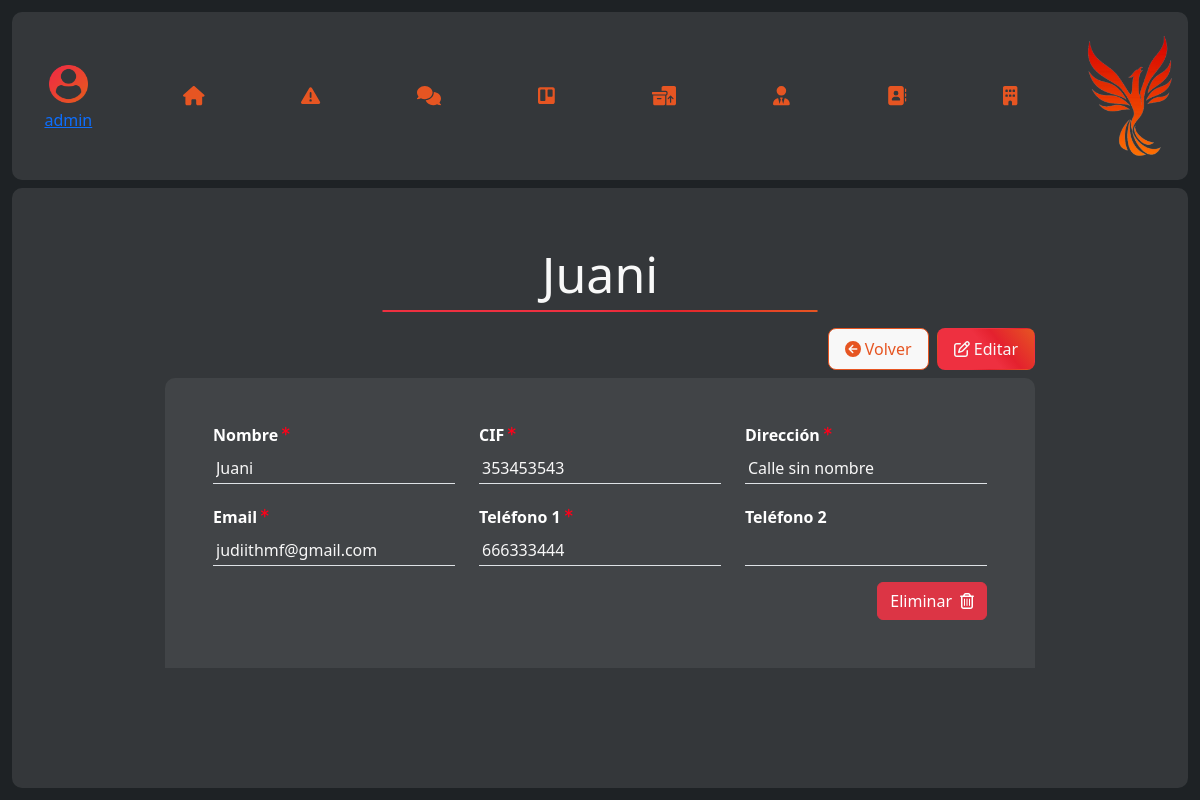
/detailsEnterprise-2/ (signed in), run on the app's committed database.
### administracion/models.py (models this page shows)
class Empresa(models.Model):
    nombre = models.CharField(max_length=100)
    cif_nif = models.CharField(max_length=20)
    direccion = models.CharField(max_length=255)
    email = models.EmailField(max_length=100)
    telefono1 = models.CharField(max_length=20)
    telefono2 = models.CharField(max_length=20, blank=True, null=True)

### administracion/views.py (the view)
# urls.py: path('detailsEnterprise-<int:enterprise_id>/', views.detailsEnterprise, name='detailsEnterprise'),      #Url vista detalles empresa y editarlas
@login_required
def detailsEnterprise(request,enterprise_id=None):
    if enterprise_id :
        enterprise= Empresa.objects.get(pk=enterprise_id)
        print(enterprise.nombre)
        return render(request, 'administracion/detailsEnterprise.html', {'enterprise': enterprise})
    else:
        return render(request, 'administracion/detailsEnterprise.html')

### templates/administracion/detailsEnterprise.html (shortened to what this page needs)
{% extends '../global/cdns.html' %}
{% load static %}
{% block content %}
{% include 'global/submenu.html' %}
<section class="main box d-flex contenedor h-100">
    <div class="mx-auto w-75 my-5 overflow-hidden ">
        <h2 class='tittle p-0' id="titulo" >{% if enterprise.nombre %} {{enterprise.nombre}}{% else %} Nueva empresa {% endif %}</h2>
        <div class="d-flex justify-content-end mt-3">
            <button class="buttonReverse me-2 buttonVolver">
                <i class="fa-solid fa-circle-arrow-left" style="color: #e65522;"></i>
                <a href="/enterprises">Volver</a>
            </button>
            <button class="button" id="buttonEdit">
                <i class="fa-regular fa-pen-to-square" style="color: #f8f8f8;"></i>
                Editar
            </button>
        </div>
        <div class="box formularioCrud p-5 d-flex flex-column overflow-y-auto barScroll" style="height: 90%;" id="formularioCrud">
            <form class="row gy-4">
                <div class="col-lg-4 col-md-6 col-sm-12">
                    <div class="d-flex">
                        <h6 class="fw-bold">Nombre</h6>
                        <i class="fa-solid fa-asterisk ps-1 pt-2" style="color: #ff0019;"></i>
                    </div>
                    <input type="text" id="nombre"  name="nombre" class="border-bottom bg-transparent w-100 required" disabled value="{{enterprise.nombre}}">
                </div>
                <div class="col-lg-4 col-md-6 col-sm-12">
                    <div class="d-flex">
                        <h6 class="fw-bold">CIF</h6>
                        <i class="fa-solid fa-asterisk ps-1 pt-2" style="color: #ff0019;"></i>
                    </div>
                    <input type="text" id="cif_nif" name="cif_nif" class="border-bottom bg-transparent w-100 required" disabled value="{{enterprise.cif_nif}}" pattern="[A-Za-z0-9]{9}" title="El CIF/NIF debe tener 9 caracteres alfanuméricos" required>
                </div>
                <div class="col-lg-4 col-md-6 col-sm-12">
                    <div class="d-flex">
                        <div class="d-flex">
                            <h6 class="fw-bold">Dirección</h6>
                            <i class="fa-solid fa-asterisk ps-1 pt-2" style="color: #ff0019;"></i>
                        </div>
                    </div>
                    <input type="text" id="direccion" name="direccion" class="border-bottom bg-transparent w-100 required" disabled value="{{enterprise.direccion}}" required>
                </div>
                <div class="col-lg-4 col-md-6 col-sm-12">
                    <div class="d-flex">
                        <h6 class="fw-bold">Email</h6>
                        <i class="fa-solid fa-asterisk ps-1 pt-2" style="color: #ff0019;"></i>
                    </div>
                    <input type="text" id="email" name="email" class="border-bottom bg-transparent w-100 required" disabled value="{{enterprise.email}}" required>
                </div>
                <div class="col-lg-4 col-md-6 col-sm-12">
                    <div class="d-flex">
                        <h6 class="fw-bold">Teléfono 1</h6>
                        <i class="fa-solid fa-asterisk ps-1 pt-2" style="color: #ff0019;"></i>
                    </div>
                    <input type="text" id="telefono1" name="telefono1" class="border-bottom bg-transparent w-100 required" disabled value="{{enterprise.telefono1}}" pattern="[0-9]{9}" title="El teléfono sólo puede llevar caracteres numéricos y 9 dígitos" required>
                </div>
                <div class="col-lg-4 col-md-6 col-sm-12">
                    <h6 class="fw-bold">Teléfono 2</h6>
                    <input type="text" id="telefono2" name="telefono2" class="border-bottom bg-transparent w-100" disabled value="{{enterprise.telefono2}}" pattern="[0-9]{9}" title="El teléfono sólo puede llevar caracteres numéricos">
                </div>
            </form>
        {% if enterprise %}
            <div class="d-flex justify-content-end mt-3">
                <button class="btn btn-danger d-flex align-items-center gap-2 " data-bs-toggle="modal" data-bs-target="#exampleModal">
                    Eliminar
                    <i class="fa-regular fa-trash-can" style="color: #ffffff;"></i>
                </button>
            </div>
        {% endif %}
    </div>
</section>
{% endblock content %}

### templates/global/submenu.html
{% load static %}
<section class="menuLateral box d-flex flex-column align-items-center justify-content-between">
    <div>
        <a class="link menuLateral__profile" href="/" >
            <img src="{% static 'assets/img/usuario.png' %}" class="profile__photo" alt="Foto de perfil" />
            <p class="m-0 d-none d-sm-inline">{{user.username}}</p>
        </a>
        <section class="menuLateral__enlaces">
            <ul class="enlaces__lista">
                <li>
                    <a href="/inicio" id="option_inicio">
                        <i class="fa-solid fa-house"></i>
                    </a>
                </li>
                <li>
                    <a href="/incidents" id="option_incidencias">
                        <i class="fa-solid fa-triangle-exclamation"></i>
                    </a>
                </li>
                <li>
                    <a href="/chat" id="option_chat">
                        <i class="fa-solid fa-comments"></i>
                    </a>
                </li>
                <li>
                    <a href="/trello" id="option_trello">
                        <i class="fa-brands fa-trello"></i>
                    </a>
                </li>
                <li>
                    <a href="/inventario" id="option_inventario">
                        <i class="fa-solid fa-boxes-packing"></i>
                    </a>
                </li>
                <li>
                    <a href="/employees" id="option_empleado">
                        <i class="fa-solid fa-user-tie"></i>
                    </a>
                </li>
                <li>
                    <a href="/clients" id="option_cliente">
                        <i class="fa-solid fa-address-book"></i>
                    </a>
                </li>
                <li>
                    <a href="/enterprises" id="option_empresas">
                        <i class="fa-solid fa-building"></i>
                    </a>
                </li>
            </ul>
        </section>
        <section class="menuLateral__logo d-flex d-none d-sm-block align-items-center justify-content-center py-2">
            <img src="{% static 'assets/img/logo.png' %}" alt="logo" />
        </section>
    </div>
</section>

### static/style/main.css (style rules this page uses)
* { margin: 0; padding: 0; box-sizing: border-box; }
body, html { font-family: "Raleway"; background-color: #1E2225; }
.containerPrincipal .menuLateral { width: 4%; min-width: 70px; }
.containerPrincipal .contenedor { display: flex; flex-direction: column; width: 100%; }
.box { background-color: rgba(85, 89, 91, 0.4); border-radius: 10px; padding: 1vh; }
.tittle { font-size: 50px; color: #F8F8F8; text-align: center; position: relative; padding-top: 3vh; animation: aparecerCentro 2.5s ease forwards; }
.tittle::after { content: ""; position: absolute; bottom: -1vh; left: 0; width: 50%; height: 2px; background-image: linear-gradient(51deg, #ee3040 50%, #e4212e 65%, #e65522 100%); transform: translateX(50%); }
.button { background-image: linear-gradient(51deg, #ee3040 50%, #e4212e 65%, #e65522 100%); border-radius: 1vh; color: #F8F8F8; border: 1px solid transparent; padding: 1vh 2vh; margin: 1vh 0px; transition: all 0.1s linear; }
.buttonReverse { background-color: #F8F8F8; border-radius: 1vh; color: #e65522; border: 1px solid #e65522; padding: 1vh 2vh; margin: 1vh 0px; }
@media screen and (max-width: 1200px) { .menuLateral { width: 100% !important; flex-direction: row !important; } }
@media screen and (max-width: 1200px) { .menuLateral > div { width: 100%; display: flex; align-items: center; justify-content: center; } }
@media screen and (max-width: 1200px) { .menuLateral .menuLateral__profile { width: 10% !important; } }
@media screen and (max-width: 1200px) { .menuLateral .menuLateral__profile img { width: 40% !important; } }
@media screen and (max-width: 1200px) { .menuLateral .menuLateral__enlaces { width: 100%; } }
@media screen and (max-width: 1200px) { .menuLateral .menuLateral__enlaces .enlaces__lista { margin: 0; width: 100%; display: flex !important; align-items: center; justify-content: space-between; padding-inline: 50px; } }
@media screen and (max-width: 1200px) { .menuLateral .menuLateral__enlaces .enlaces__lista li { padding-block: 25px; } }
@media screen and (max-width: 1200px) { .menuLateral .menuLateral__logo { width: 10%; } }
.menuLateral .menuLateral__profile { display: flex; align-items: center; justify-content: center; flex-direction: column; }
.menuLateral .menuLateral__profile > img.profile__photo { object-fit: contain; width: 80%; padding: 0.3rem 0; }
.menuLateral .menuLateral__logo img { object-fit: contain; width: 100%; margin-top: 0.5rem; }
.menuLateral .menuLateral__enlaces ul { list-style: none; padding: 0; }
.menuLateral .menuLateral__enlaces ul li { text-align: center; padding: 30% 0; }
.menuLateral .menuLateral__enlaces ul a { font-size: larger; border-radius: 100%; padding: 1rem; text-decoration: none; color: #e65522; transition: background 0.2s linear; }
.buttonReverse a { text-decoration: none; color: #e65522; }
.formularioCrud input { border: none; color: #F8F8F8; padding: 3px; }
.fa-asterisk { font-size: 10px; transform: translateY(-8px); }

### data on the page
Empresa: nombre "Juani", cif_nif "353453543", direccion "Calle sin nombre", email "judiithmf@gmail.com", telefono1 "666333444"

### other printed values
{{ user.username }} "admin"
